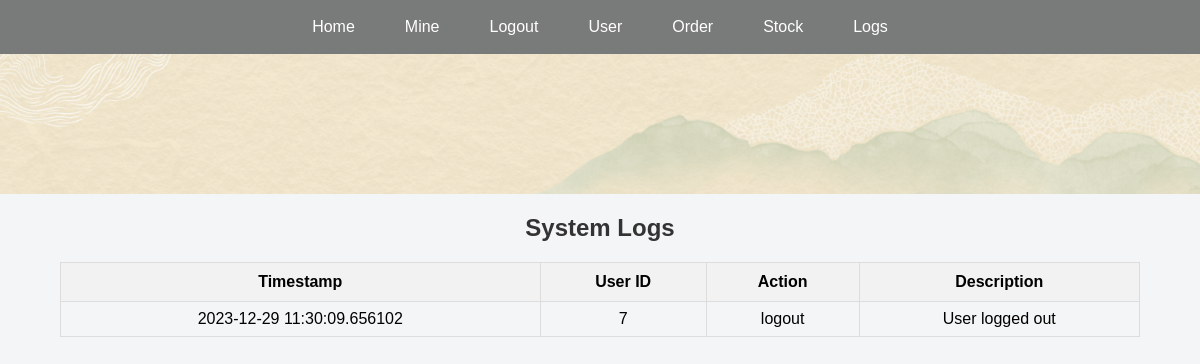
The app's page /logs (signed in), older data.
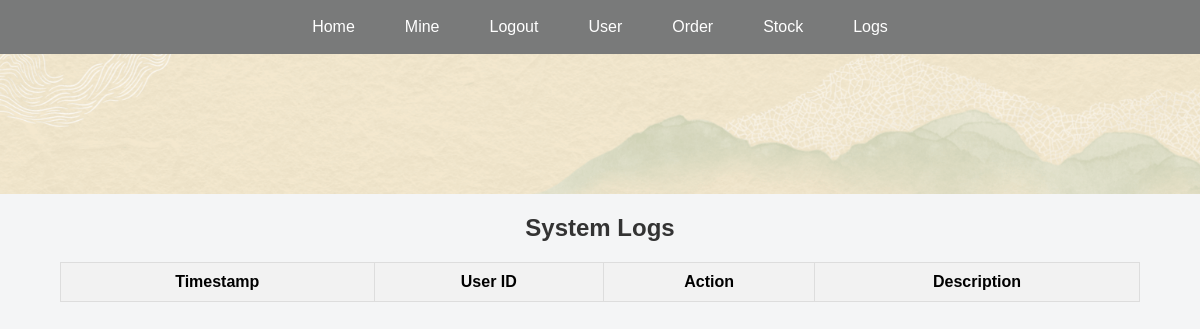
The same page, newer data.
### app.py (models this page shows, shortened)
class Log(db.Model):
    id = db.Column(db.Integer, primary_key=True)
    timestamp = db.Column(db.DateTime, nullable=False, default=datetime.utcnow)
    user_id = db.Column(db.Integer, db.ForeignKey(
        'customer.id'), nullable=True)
    action = db.Column(db.String(100), nullable=False)
    description = db.Column(db.Text, nullable=False)

### app.py (the view)
@app.route('/logs')
def logs():
    user_logged_in = 'user_logged_in' in session
    admin_logged_in = 'admin_logged_in' in session
    if 'admin_logged_in' not in session:
        abort(404)
    logs = Log.query.order_by(Log.timestamp.desc()).all()
    return render_template('logs.html',
                           logs=logs,
                           user_logged_in=user_logged_in,
                           admin_logged_in=admin_logged_in)

### templates/logs.html (shortened to what this page needs)
<!DOCTYPE html>
<html lang="en">
<head>
    <link rel="stylesheet" href="{{ url_for('static', filename='style.css') }}">
</head>
<body class="admin-bg">
    {% include 'nav.html' %}
    <div class="user-header"></div>
    <div class="table-container">
        <h2>System Logs</h2>
        <table>
            <thead>
                <tr>
                    <th>Timestamp</th>
                    <th>User ID</th>
                    <th>Action</th>
                    <th>Description</th>
                </tr>
            </thead>
            <tbody>
                {% for log in logs %}
                <tr>
                    <td>{{ log.timestamp }}</td>
                    <td>{{ log.user_id }}</td>
                    <td>{{ log.action }}</td>
                    <td>{{ log.description }}</td>
                </tr>
                {% endfor %}
            </tbody>
        </table>
    </div>
</body>
</html>

### templates/nav.html (shortened to what this page needs)
<div class="transparent-nav">
    <a tabindex="1" href="{{ url_for('homepage') }}">Home</a>
    {% if user_logged_in %}
        <a tabindex="0" href="{{ url_for('userCenter') }}">Mine</a>
        <a tabindex="0" href="#" onclick="confirmSignOut()">Logout</a>
        {% if admin_logged_in %}
            <a tabindex="0" href="{{ url_for('userInfor') }}">User</a>
            <a tabindex="0" href="{{ url_for('orderInfor') }}">Order</a>
            <a tabindex="0" href="{{ url_for('inventory') }}">Stock</a>
            <a tabindex="0" href="{{ url_for('logs') }}">Logs</a>
        {% endif %}
    {% else %}
        <a tabindex="0" href="{{ url_for('signIn') }}">Sign In</a>
        <a tabindex="0" href="{{ url_for('joinNow') }}">Join Now</a>
    {% endif %}
</div>

### static/style.css (style rules this page uses)
body, h1, p, ul, li, a { margin: 0; padding: 0; text-decoration: none; font-family: Montserrat,Verdana,Helvetica,Arial,sans-serif; }
.transparent-nav { background: rgba(0, 0, 0, 0.5); color: white; padding: 1em 0; width: 100%; display: flex; justify-content: center; transition: background-color 0.5s, color 0.5s; }
.transparent-nav a { color: white; padding: 2px 25px; font-family: Montserrat,Verdana,Helvetica,Arial,sans-serif; position: relative; transition: all 0.3s; text-decoration: none; }
.user-header { background-image: url('/static/images/userhome3.jpg'); background-position: center; background-size: cover; padding: 70px 0; }
.missing-bg, .admin-bg { background-color: #f4f5f6; font-family: Montserrat,Verdana,Helvetica,Arial,sans-serif; }
.table-container { width: 90%; margin: 0 auto; text-align: center; }
.table-container h2 { text-align: center; color: #333; }
table { width: 100%; border-collapse: collapse; margin-top: 20px; }
table, th, td { border: 1px solid #ddd; }
th { background-color: #f2f2f2; color: black; padding: 10px; }

Row changes from the older to the newer data that the page shows:
removed Log: timestamp "2023-12-29 11:30:09.656102", user_id "7", action "logout", description "User logged out"
